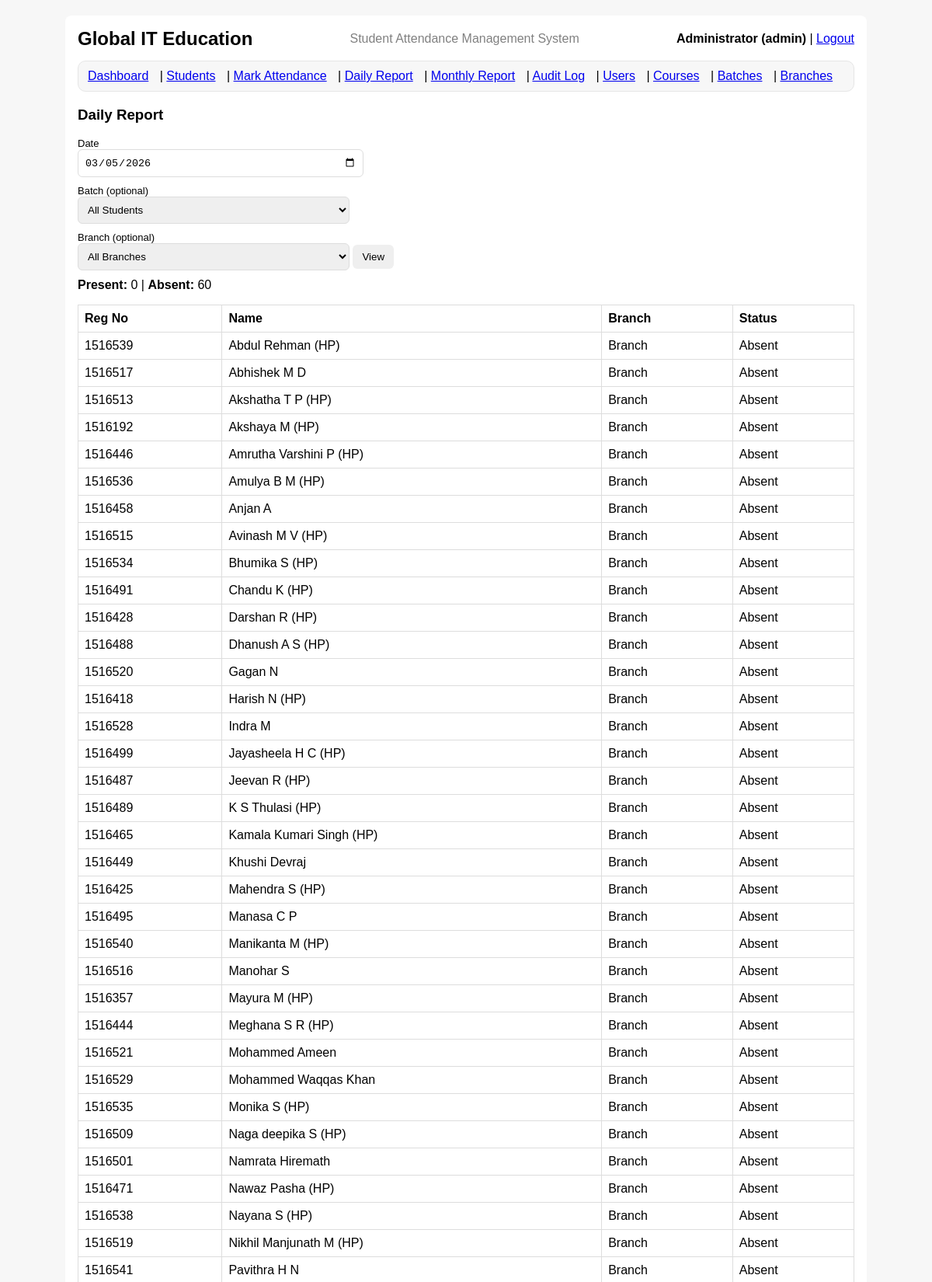
Screenshot of /report/daily (signed in, upper part) with the database file from the repository.
### tables this page shows
CREATE TABLE students (
  id INTEGER PRIMARY KEY AUTOINCREMENT,
  full_name TEXT NOT NULL,
  mobile_number TEXT,
  registration_number TEXT NOT NULL UNIQUE,
  course_id INTEGER,
  branch_id INTEGER,
  address TEXT,
  qualification TEXT,
  date_of_joining TEXT NOT NULL,
  is_active INTEGER NOT NULL DEFAULT 1,
  FOREIGN KEY(course_id) REFERENCES courses(id),
  FOREIGN KEY(branch_id) REFERENCES branches(id)
);

CREATE TABLE branches (
            id INTEGER PRIMARY KEY AUTOINCREMENT,
            branch_name TEXT NOT NULL UNIQUE,
            location TEXT,
            contact_number TEXT,
            is_active INTEGER NOT NULL DEFAULT 1
        );

### app.py (the view, shortened to what this page needs)
@app.route("/report/daily", methods=["GET"])
@login_required
def report_daily():
    att_date = request.args.get("date") or str(date.today())
    batch_id = request.args.get("batch_id")
    branch_id = request.args.get("branch_id")
    conn = get_conn()
    cur = conn.cursor()
    cur.execute(
        """
        SELECT b.id, b.batch_name, c.course_name
        FROM batches b
        JOIN courses c ON c.id=b.course_id
        WHERE b.is_active=1
        ORDER BY c.course_name, b.batch_name
        """
    )
    batches_rows = cur.fetchall()
    cur.execute(
        """
        SELECT id, branch_name
        FROM branches
        WHERE is_active=1
        ORDER BY branch_name
        """
    )
    branches_rows = cur.fetchall()
    if batch_id:
        cur.execute(
            """
            SELECT s.registration_number, s.full_name, s.branch_id, br.branch_name,
                   COALESCE(a.status,'A') AS status
            FROM students s
            JOIN student_batches sb ON sb.student_id=s.id
            LEFT JOIN attendance a ON a.student_id = s.id AND a.att_date = ?
            LEFT JOIN branches br ON br.id = s.branch_id
            WHERE sb.batch_id=? AND s.is_active=1
            ORDER BY s.full_name
            """,
            (att_date, batch_id),
        )
    else:
        cur.execute(
            """
            SELECT s.registration_number, s.full_name, s.branch_id, br.branch_name,
                   COALESCE(a.status,'A') AS status
            FROM students s
            LEFT JOIN attendance a ON a.student_id = s.id AND a.att_date = ?
            LEFT JOIN branches br ON br.id = s.branch_id
            WHERE s.is_active=1
            ORDER BY s.full_name
            """,
            (att_date,),
        )
    rows = cur.fetchall()
    present = sum(1 for r in rows if r["status"] == "P")
    absent = sum(1 for r in rows if r["status"] != "P")
    conn.close()
    return render_template(
        "report_daily.html",
        rows=rows,
        att_date=att_date,
        present=present,
        absent=absent,
        batches=batches_rows,
        batch_id=batch_id,
        branches=branches_rows,
        branch_id=branch_id,
    )

### auth.py (called while the page is built)
def login_required(view_func):
    @wraps(view_func)
    def wrapper(*args, **kwargs):
        if "user_id" not in session:
            flash("Please login first.", "danger")
            return redirect(url_for("login"))
        return view_func(*args, **kwargs)
    return wrapper

### db.py (called while the page is built)
def get_conn():
    conn = sqlite3.connect(DB_PATH)
    conn.row_factory = sqlite3.Row
    conn.execute("PRAGMA foreign_keys = ON;")
    return conn

### templates/report_daily.html (shortened to what this page needs)
{% extends "base.html" %}
{% block content %}
<h3>Daily Report</h3>
<form method="get">
  <label>Date</label>
  <input type="date" name="date" value="{{ att_date }}">
  <label>Batch (optional)</label>
  <select name="batch_id">
    <option value="">All Students</option>
  </select>
  <label>Branch (optional)</label>
  <select name="branch_id">
    <option value="">All Branches</option>
  </select>
  <button type="submit">View</button>
</form>
<p style="margin-top:10px;">
  <b>Present:</b> {{ present }} |
  <b>Absent:</b> {{ absent }}
</p>
<table>
  <tr>
    <th>Reg No</th>
    <th>Name</th>
    <th>Branch</th>
    <th>Status</th>
  </tr>
  {% for r in rows %}
  <tr>
    <td>{{ r.registration_number }}</td>
    <td>{{ r.full_name }}</td>
    <td>{{ r.branch_name or "-" }}</td>
    <td>
      {% if r.status == 'P' %}
        Present
      {% else %}
        Absent
      {% endif %}
    </td>
  </tr>
  {% endfor %}
</table>
{% endblock %}

### static/style.css (style rules this page uses)
body { font-family: Arial, sans-serif; background:#f7f7f7; }
table { width:100%; border-collapse: collapse; margin-top: 10px; }
th, td { border: 1px solid #ddd; padding: 8px; text-align:left; }
label { display:block; margin-top:10px; font-size: 13px; }
input, select { width: 350px; max-width: 100%; padding: 8px; border:1px solid #ddd; border-radius: 6px; }
button { padding: 8px 12px; border:0; border-radius: 6px; cursor:pointer; }

### rows the page displays
students: registration_number "1516539", full_name "Abdul Rehman (HP)", branch_name "Branch"
students: registration_number "1516517", full_name "Abhishek M D", branch_name "Branch"
students: registration_number "1516513", full_name "Akshatha T P (HP)", branch_name "Branch"
students: registration_number "1516192", full_name "Akshaya M (HP)", branch_name "Branch"
students: registration_number "1516446", full_name "Amrutha Varshini P (HP)", branch_name "Branch"
students: registration_number "1516536", full_name "Amulya B M (HP)", branch_name "Branch"
students: registration_number "1516458", full_name "Anjan A", branch_name "Branch"
students: registration_number "1516515", full_name "Avinash M V (HP)", branch_name "Branch"
students: registration_number "1516534", full_name "Bhumika S (HP)", branch_name "Branch"
students: registration_number "1516491", full_name "Chandu K (HP)", branch_name "Branch"
students: registration_number "1516428", full_name "Darshan R (HP)", branch_name "Branch"
students: registration_number "1516488", full_name "Dhanush A S (HP)", branch_name "Branch"
students: registration_number "1516520", full_name "Gagan N", branch_name "Branch"
students: registration_number "1516418", full_name "Harish N (HP)", branch_name "Branch"
students: registration_number "1516528", full_name "Indra M", branch_name "Branch"
students: registration_number "1516499", full_name "Jayasheela H C (HP)", branch_name "Branch"
students: registration_number "1516487", full_name "Jeevan R (HP)", branch_name "Branch"
students: registration_number "1516489", full_name "K S Thulasi (HP)", branch_name "Branch"
students: registration_number "1516465", full_name "Kamala Kumari Singh (HP)", branch_name "Branch"
students: registration_number "1516449", full_name "Khushi Devraj", branch_name "Branch"
students: registration_number "1516425", full_name "Mahendra S (HP)", branch_name "Branch"
students: registration_number "1516495", full_name "Manasa C P", branch_name "Branch"
students: registration_number "1516540", full_name "Manikanta M (HP)", branch_name "Branch"
students: registration_number "1516516", full_name "Manohar S", branch_name "Branch"
students: registration_number "1516357", full_name "Mayura M (HP)", branch_name "Branch"
students: registration_number "1516444", full_name "Meghana S R (HP)", branch_name "Branch"
students: registration_number "1516521", full_name "Mohammed Ameen", branch_name "Branch"
students: registration_number "1516529", full_name "Mohammed Waqqas Khan", branch_name "Branch"
students: registration_number "1516535", full_name "Monika S (HP)", branch_name "Branch"
students: registration_number "1516509", full_name "Naga deepika S (HP)", branch_name "Branch"
students: registration_number "1516501", full_name "Namrata Hiremath", branch_name "Branch"
students: registration_number "1516471", full_name "Nawaz Pasha (HP)", branch_name "Branch"
students: registration_number "1516538", full_name "Nayana S (HP)", branch_name "Branch"
students: registration_number "1516519", full_name "Nikhil Manjunath M (HP)", branch_name "Branch"
students: registration_number "1516541", full_name "Pavithra H N", branch_name "Branch"

### other values shown
{{ session.get("full_name") }} "Administrator"
{{ session.get("username", "") }} "admin"
{{ present }} "0"
{{ absent }} "60"
